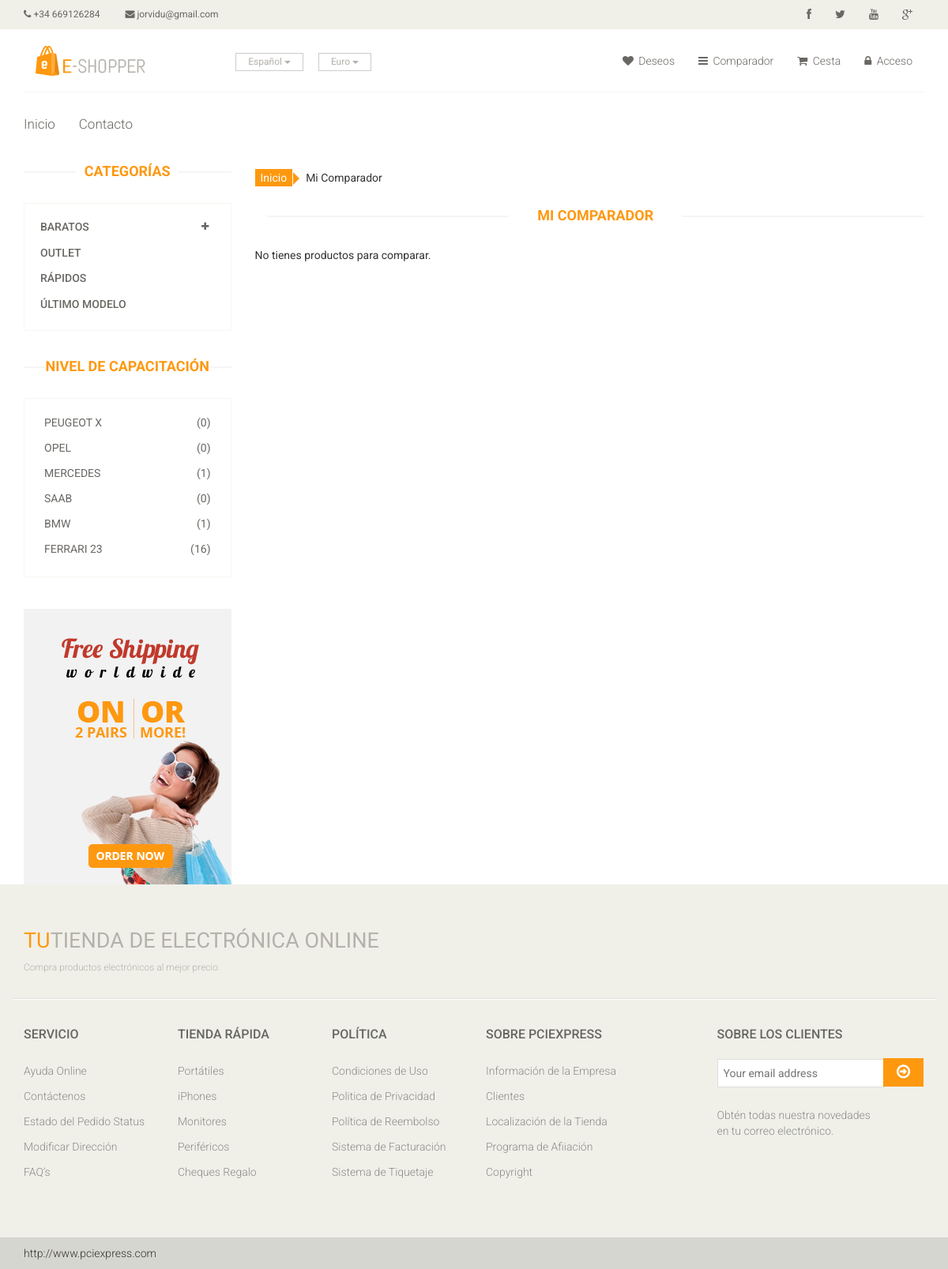
The app's page /usuario-lista-comparar.php with its own data.
### tables this page shows
CREATE TABLE `tblidioma` (
  `idIdioma` int(11) NOT NULL AUTO_INCREMENT,
  `strIdioma` varchar(20) NOT NULL,
  PRIMARY KEY (`idIdioma`)
);

CREATE TABLE `tblmoneda` (
  `idMoneda` int(11) NOT NULL AUTO_INCREMENT,
  `strNombre` varchar(50) NOT NULL,
  `dblValor` double NOT NULL,
  `intPrincipal` int(11) NOT NULL,
  `strSimbolo` varchar(10) NOT NULL,
  `strCodificacion` varchar(10) NOT NULL,
  `strHTML` varchar(10) DEFAULT NULL,
  PRIMARY KEY (`idMoneda`)
);

CREATE TABLE `tblcategoria` (
  `idCategoria` int(11) NOT NULL AUTO_INCREMENT,
  `strNombre_1` varchar(50) NOT NULL,
  `strSEO_1` varchar(50) NOT NULL,
  `intEstado` int(11) NOT NULL,
  `refPadre` int(11) NOT NULL,
  `intOrden` int(11) NOT NULL,
  `intPrincipal` int(11) NOT NULL DEFAULT '0',
  `strNombre_2` varchar(50) DEFAULT NULL,
  `strSEO_2` varchar(50) DEFAULT NULL,
  `strNombre_3` varchar(50) DEFAULT NULL,
  `strSEO_3` varchar(50) DEFAULT NULL,
  `strNombre_4` varchar(50) DEFAULT NULL,
  `strSEO_4` varchar(50) DEFAULT NULL,
  PRIMARY KEY (`idCategoria`)
);

CREATE TABLE `tblmarca` (
  `idMarca` int(11) NOT NULL AUTO_INCREMENT,
  `strMarca` varchar(50) NOT NULL,
  `intOrden` int(11) NOT NULL,
  `intEstado` int(11) NOT NULL,
  PRIMARY KEY (`idMarca`)
);

### includes/menuizquierda.php (the view, shortened to what this page needs)
<?php
$query_DatosConsultaCategorias = sprintf("SELECT * FROM tblcategoria WHERE refPadre=0 AND intEstado=1 ORDER BY intOrden ASC");
$DatosConsultaCategorias = mysqli_query($con,  $query_DatosConsultaCategorias) or die(mysqli_error($con));
$row_DatosConsultaCategorias = mysqli_fetch_assoc($DatosConsultaCategorias);
?>
<div class="left-sidebar">
	<h2><?php echo _T8;?></h2>
	<div class="panel-group category-products" id="accordian">
	<?php
		$solapa="apertura";
		$contador=1;
			do {
				$solapaapertura=$solapa.$contador;
		?>
		<div class="panel panel-default">
		<?php if (TieneSubcategorias($row_DatosConsultaCategorias["idCategoria"]))
		{?>
			<div class="panel-heading">
				<h4 class="panel-title">
					<a data-toggle="collapse" data-parent="#accordian" href="#<?php echo $solapaapertura;?>">
						<span class="badge pull-right"><i class="fa fa-plus"></i></span>
						<?php echo $row_DatosConsultaCategorias["strNombre_"._idiomaactual];?>
					</a>
				</h4>
			</div>
		<?php }
		else
		{?>
		<div class="panel-heading">
				<h4 class="panel-title">
					<a  href="<?php echo GenerarRutaCategoria($row_DatosConsultaCategorias["idCategoria"])?>">
						<?php echo $row_DatosConsultaCategorias["strNombre_"._idiomaactual];?>
					</a>
				</h4>
			</div>
		<?php }?></div>
<?php
			$contador=$contador+1;
			} while ($row_DatosConsultaCategorias = mysqli_fetch_assoc($DatosConsultaCategorias)); ?>
						</div>
						<?php
$query_DatosConsultaMarcas = sprintf("SELECT * FROM tblmarca WHERE intEstado=1 ORDER BY intOrden ASC");
$DatosConsultaMarcas = mysqli_query($con,  $query_DatosConsultaMarcas) or die(mysqli_error($con));
$row_DatosConsultaMarcas = mysqli_fetch_assoc($DatosConsultaMarcas);
?>
<?php if (_marcas==1){?>
						<div class="brands_products">
							<h2><?php echo _T9;?></h2>
							<div class="brands-name">
								<ul class="nav nav-pills nav-stacked">
								<?php
			do {
				?>
									<li><a href="categoria.php?marca=<?php echo $row_DatosConsultaMarcas["idMarca"];?>"> <span class="pull-right">(<?php echo CochesporMarca($row_DatosConsultaMarcas["idMarca"]);?>)</span><?php echo $row_DatosConsultaMarcas["strMarca"];?></a></li>
		<?php
			} while ($row_DatosConsultaMarcas = mysqli_fetch_assoc($DatosConsultaMarcas)); ?>
								</ul>
							</div>
						</div>
						<?php }?>
						<div class="shipping text-center">
							<img src="images/home/shipping.jpg" alt="" />
						</div>
					</div>

### includes/funciones.php (shortened to what this page needs)
<?php
switch (_idiomaactual) {
    case 1:
		if (is_file("includes/languages/1.php"))  include("includes/languages/1.php");
		break;
}
if (!function_exists("GetSQLValueString")) {
function GetSQLValueString($theValue, $theType, $theDefinedValue = "", $theNotDefinedValue = "")
{
  global $con;
  $theValue = function_exists("mysqli_real_escape_string") ? mysqli_real_escape_string($con, $theValue) : mysqli_escape_string($con,$theValue);
  switch ($theType) {
    case "text":
      $theValue = ($theValue != "") ? "'" . $theValue . "'" : "NULL";
      break;
    case "long":
    case "int":
      $theValue = ($theValue != "") ? intval($theValue) : "NULL";
      break;
  }
  return $theValue;
}
}
			?>
			<?php
function TieneSubcategorias($padre)
{
	global $con;
	$query_ConsultaFuncion = sprintf("SELECT * FROM tblcategoria WHERE refPadre = %s AND intEstado=1",
		 GetSQLValueString($padre, "text"));
	$ConsultaFuncion = mysqli_query($con,  $query_ConsultaFuncion) or die(mysqli_error($con));
	$totalRows_ConsultaFuncion = mysqli_num_rows($ConsultaFuncion);
	if ($totalRows_ConsultaFuncion>0)
		return true;
	else
		return false;
}
			?>
			<?php
function CochesporMarca($marca)
{
	global $con;
	$query_ConsultaFuncion = sprintf("SELECT COUNT(idProducto) AS Total FROM tblproducto WHERE refMarca = %s ",
	   GetSQLValueString($marca, "int"));
	$ConsultaFuncion = mysqli_query($con,  $query_ConsultaFuncion) or die(mysqli_error($con));
	$row_ConsultaFuncion = mysqli_fetch_assoc($ConsultaFuncion);
	return $row_ConsultaFuncion["Total"];
}
			?>
			<?php
function BloqueMonedas()
{
	global $con;
	$query_ConsultaFuncion = sprintf("SELECT * FROM tblmoneda WHERE idMoneda=%s ", $_SESSION["monedaactiva"]);
	$ConsultaFuncion = mysqli_query($con,  $query_ConsultaFuncion) or die(mysqli_error($con));
	$row_ConsultaFuncion = mysqli_fetch_assoc($ConsultaFuncion);
	?>
	<div class="btn-group">
	<button type="button" class="btn btn-default dropdown-toggle usa" data-toggle="dropdown">
	<?php echo $row_ConsultaFuncion["strNombre"];?>
	<span class="caret"></span>
</button>
	</div>
	<?php
}
function GenerarRutaCategoria($categoria)
{
	global $con;
	$nivel1="";
	$nivel2="";
	$nivel3="";
	$query_ConsultaFuncion = sprintf("SELECT * FROM tblcategoria WHERE idCategoria = %s",
		 GetSQLValueString($categoria, "int"));
	$ConsultaFuncion = mysqli_query($con,  $query_ConsultaFuncion) or die(mysqli_error($con));
	$row_ConsultaFuncion = mysqli_fetch_assoc($ConsultaFuncion);
	if ($row_ConsultaFuncion["refPadre"]!="0")
	{
		$query_ConsultaFuncion2 = sprintf("SELECT * FROM tblcategoria WHERE idCategoria = %s",
		 GetSQLValueString($row_ConsultaFuncion["refPadre"], "int"));
		$ConsultaFuncion2 = mysqli_query($con,  $query_ConsultaFuncion2) or die(mysqli_error($con));
		$row_ConsultaFuncion2 = mysqli_fetch_assoc($ConsultaFuncion2);
		if ($row_ConsultaFuncion2["refPadre"]!="0")
		{
			$nivel2=$row_ConsultaFuncion2["strSEO_"._idiomaactual];
			$nivel3=$row_ConsultaFuncion["strSEO_"._idiomaactual];
			$query_ConsultaFuncion3 = sprintf("SELECT * FROM tblcategoria WHERE idCategoria = %s",
		 GetSQLValueString($row_ConsultaFuncion2["refPadre"], "int"));
		$ConsultaFuncion3 = mysqli_query($con,  $query_ConsultaFuncion3) or die(mysqli_error($con));
		$row_ConsultaFuncion3 = mysqli_fetch_assoc($ConsultaFuncion3);
			$nivel1=$row_ConsultaFuncion3["strSEO_"._idiomaactual];
		}
		else
		{
			$nivel1=$row_ConsultaFuncion2["strSEO_"._idiomaactual];
			$nivel2=$row_ConsultaFuncion["strSEO_"._idiomaactual];
		}
	}
	else
	{
		$nivel1=$row_ConsultaFuncion["strSEO_"._idiomaactual];
	}
	$rutacompleta="";
	if ($nivel1!="")
	$rutacompleta=$nivel1.'/';
	 if ($nivel2!="")
	$rutacompleta=$rutacompleta.$nivel2.'/';
	if ($nivel3!="")
	$rutacompleta=$rutacompleta.$nivel3.'/';
	return $rutacompleta;
}
		?>
					  <?php
function BloqueIdiomas()
{
	global $con;
		$query_ConsultaFuncion = sprintf("SELECT * FROM tblidioma WHERE idIdioma =  "._idiomaactual);
		$ConsultaFuncion = mysqli_query($con,  $query_ConsultaFuncion) or die(mysqli_error($con));
		$row_ConsultaFuncion = mysqli_fetch_assoc($ConsultaFuncion);
	?>
	<div class="btn-group">
	<button type="button" class="btn btn-default dropdown-toggle usa" data-toggle="dropdown">
	<?php echo $row_ConsultaFuncion["strIdioma"];?>
	<span class="caret"></span>
</button>
	</div>
	<?php
}
	?>

### css/main.css (style rules this page uses)
body { font-family: 'Roboto', sans-serif; background:; position: relative; font-weight:400px; }
ul li { list-style: none; }
a { -webkit-transition: 300ms; -moz-transition: 300ms; -o-transition: 300ms; transition: 300ms; }
h1, h2, h3, h4, h5, h6 { font-family: 'Roboto', sans-serif; }
.usa { border-radius: 0; color: #B4B1AB; font-size: 12px; margin-right: 20px; padding: 2px 15px; margin-top: 10px; }
.category-products { border: 1px solid #F7F7F0; margin-bottom: 35px; padding-bottom: 20px; padding-top: 15px; }
.left-sidebar h2, .brands_products h2 { color: #FE980F; font-family: 'Roboto', sans-serif; font-size: 18px; font-weight: 700; margin: 0 auto 30px; text-align: center; text-transform: uppercase; position: relative; z-index:3; }
.left-sidebar h2:after, h2.title:after { content: " "; position: absolute; border: 1px solid #f5f5f5; bottom:8px; left: 0; width: 100%; height: 0; z-index: -2; }
.left-sidebar h2:before { content: " "; position: absolute; background: #fff; bottom: -6px; width: 130px; height: 30px; z-index: -1; left: 50%; margin-left: -65px; }
.category-products .panel { background-color: #FFFFFF; border: 0px; border-radius: 0px; box-shadow:none; margin-bottom: 0px; }
.category-products .panel-default .panel-heading { background-color: #FFFFFF; border: 0 none; color: #FFFFFF; padding: 5px 20px; }
.category-products .panel-default .panel-heading .panel-title a { color: #696763; font-family: 'Roboto', sans-serif; font-size: 14px; text-decoration: none; text-transform: uppercase; }
.category-products .badge { background:none; border-radius: 10px; color: #696763; display: inline-block; font-size: 12px; font-weight: bold; line-height: 1; min-width: 10px; padding: 3px 7px; text-align: center; vertical-align: baseline; white-space: nowrap; }
.brands-name { border: 1px solid #F7F7F0; padding-bottom: 20px; padding-top: 15px; }
.brands-name .nav-stacked li a { background-color: #FFFFFF; color: #696763; font-family: 'Roboto', sans-serif; font-size: 14px; padding: 5px 25px; text-decoration: none; text-transform: uppercase; }
.shipping { background-color: #F2F2F2; margin-top: 40px; overflow: hidden; padding-top: 20px; position: relative; }

### records on screen
tblidioma: strIdioma "Español"
tblmoneda: strNombre "Euro"
tblcategoria: strNombre_1 "BARATOS"
tblcategoria: strNombre_1 "OUTLET"
tblcategoria: strNombre_1 "RÁPIDOS"
tblcategoria: strNombre_1 "ÚLTIMO MODELO"
tblmarca: idMarca "0", strMarca "PEUGEOT X"
tblmarca: idMarca "0", strMarca "OPEL"
tblmarca: idMarca "1", strMarca "MERCEDES"
tblmarca: idMarca "0", strMarca "SAAB"
tblmarca: idMarca "1", strMarca "BMW"
tblmarca: idMarca "16", strMarca "FERRARI 23"

### other values on screen
_telefono "+34 669126284"
_email "jorvidu@gmail.com"
_T3 "Deseos"
_T4 "Comparador"
_T5 "Cesta"
_T6 "Acceso"
_T1 "Inicio"
_T2 "Contacto"
_T8 "CATEGORÍAS"
_T9 "NIVEL DE CAPACITACIÓN"
_T22 "MI COMPARADOR"
_T23 "No tienes productos para comparar."
